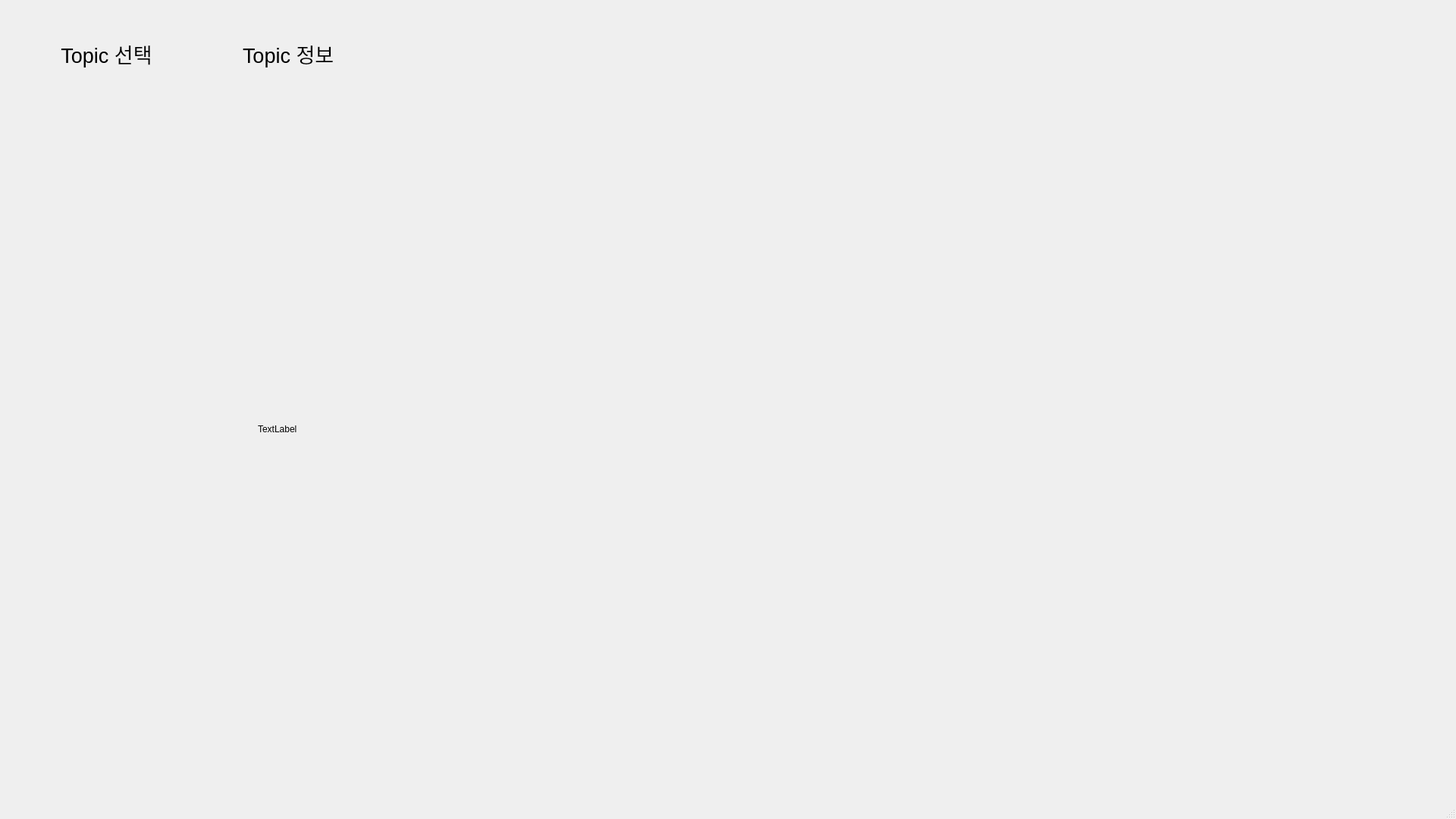
<?xml version="1.0" encoding="UTF-8"?>
<ui version="4.0">
 <class>MainWindow</class>
 <widget class="QMainWindow" name="MainWindow">
  <property name="geometry">
   <rect>
    <x>0</x>
    <y>0</y>
    <width>1920</width>
    <height>1080</height>
   </rect>
  </property>
  <property name="windowTitle">
   <string>MainWindow</string>
  </property>
  <widget class="QWidget" name="centralwidget">
   <widget class="QLabel" name="label_7">
    <property name="geometry">
     <rect>
      <x>50</x>
      <y>50</y>
      <width>181</width>
      <height>41</height>
     </rect>
    </property>
    <property name="font">
     <font>
      <pointsize>20</pointsize>
     </font>
    </property>
    <property name="text">
     <string>Topic 선택</string>
    </property>
    <property name="alignment">
     <set>Qt::AlignCenter</set>
    </property>
   </widget>
   <widget class="QLabel" name="label_3">
    <property name="geometry">
     <rect>
      <x>320</x>
      <y>40</y>
      <width>141</width>
      <height>61</height>
     </rect>
    </property>
    <property name="font">
     <font>
      <pointsize>20</pointsize>
     </font>
    </property>
    <property name="text">
     <string>Topic 정보</string>
    </property>
   </widget>
   <widget class="QLabel" name="data_label">
    <property name="geometry">
     <rect>
      <x>340</x>
      <y>130</y>
      <width>1391</width>
      <height>871</height>
     </rect>
    </property>
    <property name="text">
     <string>TextLabel</string>
    </property>
   </widget>
  </widget>
  <widget class="QMenuBar" name="menubar">
   <property name="geometry">
    <rect>
     <x>0</x>
     <y>0</y>
     <width>1920</width>
     <height>28</height>
    </rect>
   </property>
  </widget>
  <widget class="QStatusBar" name="statusbar"/>
 </widget>
 <resources/>
 <connections/>
</ui>
